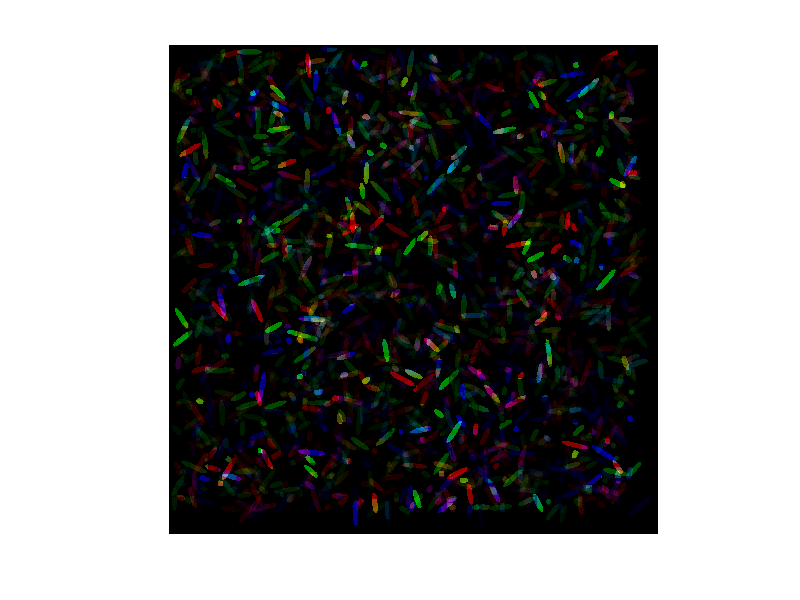

Reproduce this figure in MATLAB. (Note: this script raises an error after producing the figure.)
%make E.coli

bigpicture = zeros(1000);
rgbunmixed = zeros(1000,1000,3);

howmany = 2000;

eheight = 12,;%this is a standardized height variable

for i = 1:1:howmany
    
    moldensity = 1./randi([1 10]); %this 
    fluor = randi([1 3]);
    ewidth = randi([10 60]);
    
    [x,y] = meshgrid(1:ewidth,1:eheight);


    centerx = floor(ewidth/2);
    centery = floor(eheight/2);
    radiusx = floor(ewidth/2);
    radiusy = floor(eheight/2);

    ellipsePixels = (y - centery).^2 ./ radiusy^2 ...
    + (x - centerx).^2 ./ radiusx^2 <= 1    ;

    starts = randi([1 size(bigpicture,1)-60],1,2); %this just provides random starting points
    angle = randi([0 360]);
    ecoli = imrotate(ellipsePixels,angle);
    
    xrange = starts(1):starts(1)+size(ecoli,1)-1;
    yrange = starts(2):starts(2)+size(ecoli,2)-1;

    bigpicture(xrange,yrange) = bigpicture(xrange,yrange) + moldensity.*ecoli;
    rgbunmixed(xrange,yrange,fluor) = bigpicture(xrange,yrange) + moldensity.*ecoli;
    
end
figure
imshow(rescale(rgbunmixed))

%%
q = 0.2;
s = round(rescale(bigpicture,0,255));
figure
imshow(photons)
photons = round(s*q); %this number is found from imageJ
C = imnoise(photons*1e-12, 'poisson')*1e12; %this function then applies poisson noise to the entire image
%convert back to grey values
greys = round(C./q);
%greys = imnoise(greys,'gaussian')

exposed = greys;
exposed(exposed>255) = 255;


figure
imshow(rescale(exposed))





